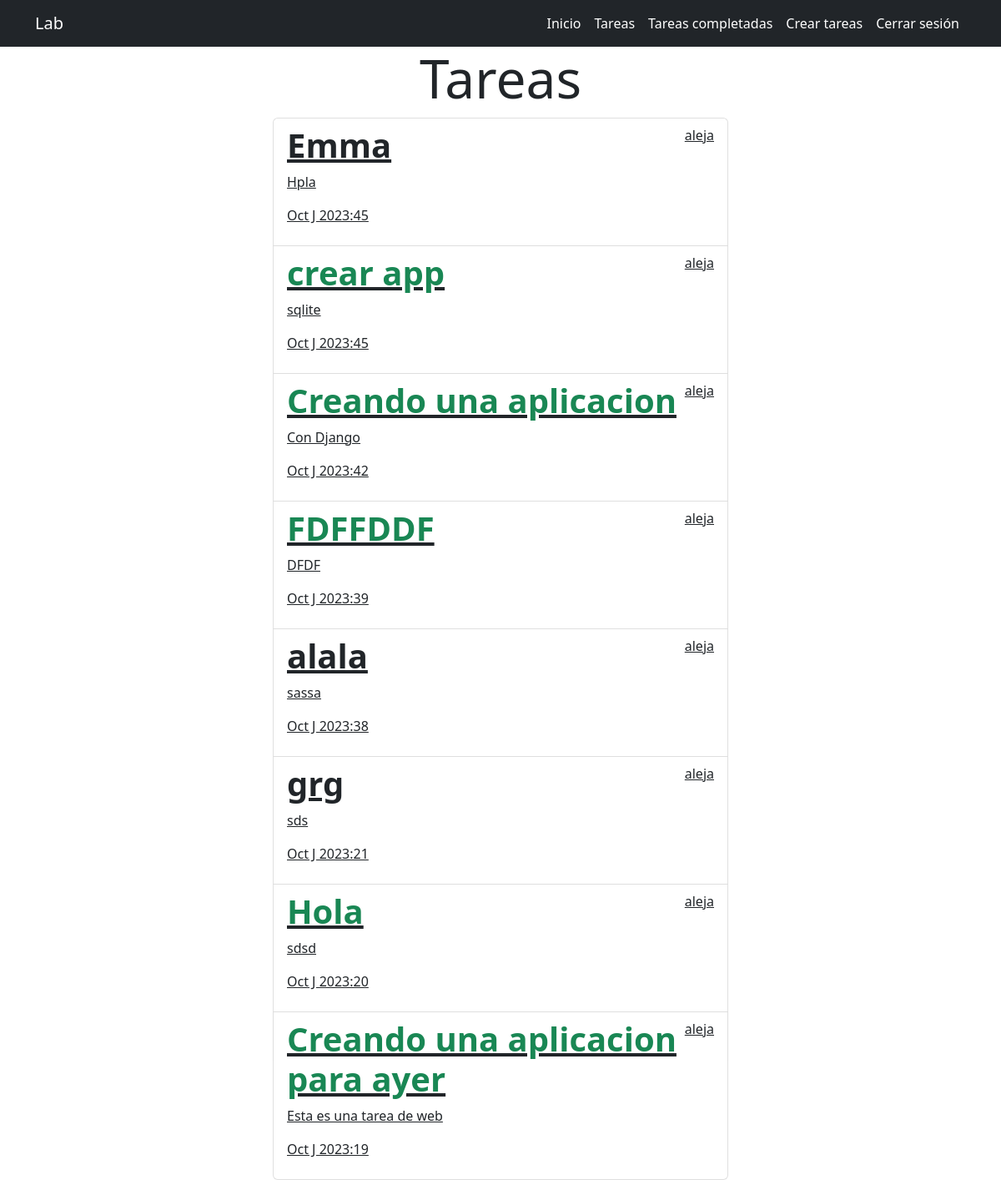
The page /tasks_completed/ (signed in) on the database its author committed.
### tasks/models.py (models this page shows, shortened)
class Task(models.Model):
    titulo = models.CharField(max_length=100)
    descripcion= models.TextField(blank=True)
    creacion= models.DateTimeField(auto_now_add=True)
    fechaCompletada= models.DateTimeField(null=True, blank=True)
    importancia= models.BooleanField(default=False)
    user= models.ForeignKey(User, on_delete=models.CASCADE)

### tasks/views.py (the view)
# urls.py: path('tasks_completed/', views.tasks_completed,name='tasks_completed'),
@login_required
def tasks_completed(request):
    tasks= Task.objects.filter(user=request.user,
                               fechaCompletada__isnull=False).order_by('-fechaCompletada')
    return render(request,'tasks.html', {'tasks': tasks})

### tasks/templates/tasks.html
{% extends 'base.html' %}
{% block content %}
<main class="container">
  <div class="row">
    <div class="col-md-6 offset-md-3">
      <h1 class="text-center display-3">Tareas </h1>
      <u class="list-group">
          {% for task in tasks %}
          <a class="list-group-item" href="{% url 'task_detail' task.id %}">
           <header class="d-flex justify-content-between">
            {% if task.importancia %}
            <h1 class="fw-bold text-success">{{ task.titulo }}</h1>
            {% else %}
            <h1 class="fw-bold">{{ task.titulo }}</h1>
            {% endif %}
            <p>{{ task.user.username }}</p>
           </header>
              <p>{{ task.descripcion }}</p>
              <p>{{ task.fechaCompletada|date:'M J Y:i' }}</p>
            </a>
          {% endfor %}
      </u>
    </div>
  </div>
</main>
{% endblock %}

### rows shown on the page
Task: titulo "Emma", user.username "aleja", descripcion "Hpla", fechaCompletada "Oct J 2023:45"
Task: titulo "crear app", user.username "aleja", descripcion "sqlite", fechaCompletada "Oct J 2023:45"
Task: titulo "Creando una aplicacion", user.username "aleja", descripcion "Con Django", fechaCompletada "Oct J 2023:42"
Task: titulo "FDFFDDF", user.username "aleja", descripcion "DFDF", fechaCompletada "Oct J 2023:39"
Task: titulo "alala", user.username "aleja", descripcion "sassa", fechaCompletada "Oct J 2023:38"
Task: titulo "grg", user.username "aleja", descripcion "sds", fechaCompletada "Oct J 2023:21"
Task: titulo "Hola", user.username "aleja", descripcion "sdsd", fechaCompletada "Oct J 2023:20"
Task: titulo "Creando una aplicacion para ayer", user.username "aleja", descripcion "Esta es una tarea de web", fechaCompletada "Oct J 2023:19"
